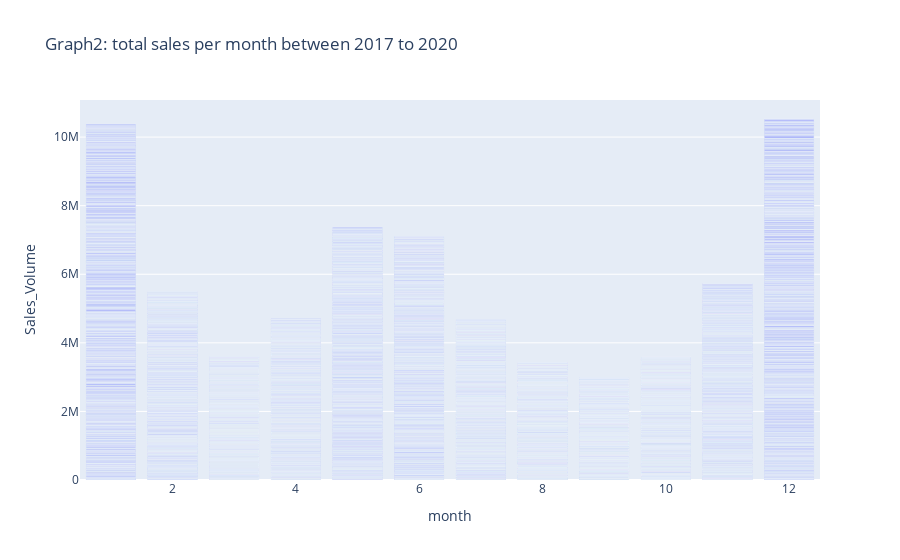

Notebook cell for this chart:
### Markdown cell above
This graph present the sales timeseries on 2027...2020. We can observe the same trend every year. Sales increase significantly between the end and the beginning of the year. And in mid-year, there's a lighter increase in sales.

### Code cell
fig = px.bar(data_filtered, x="month", y="Sales_Volume", barmode= 'group', title='Graph2: total sales per month between 2017 to 2020') 
fig.show()

### Figure 1 — Plotly figure (JSON) as saved in the notebook; plotly's stock layout.template omitted (floating-point values rounded to 4 significant figures; data arrays with more than 128 entries replaced by an {"elided": "..."} marker saying what was removed)
{"data": [{"alignmentgroup": "True", "hovertemplate": "month=%{x}<br>Sales_Volume=%{y}<extra></extra>", "legendgroup": "", "marker": {"color": "#636efa", "pattern": {"shape": ""}}, "name": "", "offsetgroup": "", "orientation": "v", "showlegend": false, "textposition": "auto", "type": "bar", "x": {"elided": "17532 int values"}, "xaxis": "x", "y": {"elided": "17532 float values"}, "yaxis": "y"}], "layout": {"barmode": "group", "legend": {"tracegroupgap": 0}, "title": {"text": "Graph2: total sales per month between 2017 to 2020"}, "xaxis": {"anchor": "y", "domain": [0, 1], "title": {"text": "month"}}, "yaxis": {"anchor": "x", "domain": [0, 1], "title": {"text": "Sales_Volume"}}}}
